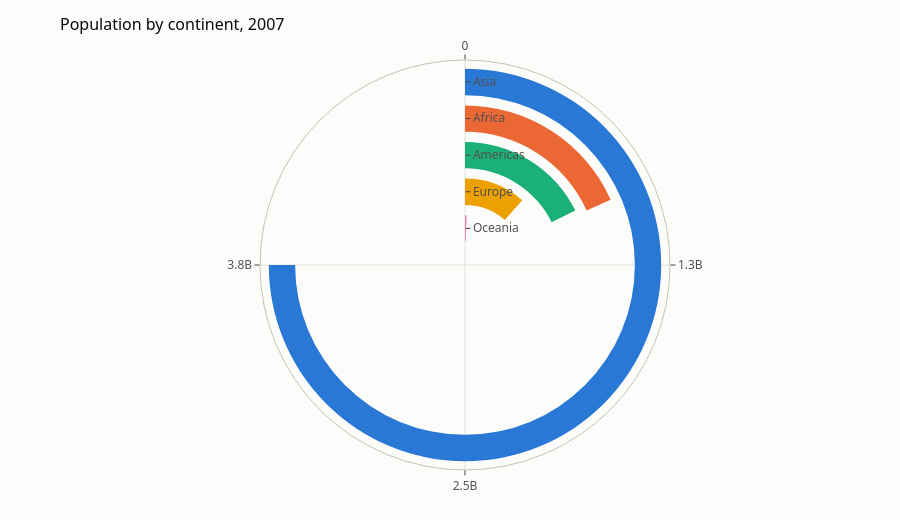

Notebook code cell kept with this figure:
### Code cell
pc.examples.demo('radial_bar', backend='plotly')

### Figure 1 — Plotly figure (JSON) as saved in the notebook; plotly's stock layout.template omitted (floating-point values rounded to 4 significant figures)
{"data": [{"base": [0.64], "hovertemplate": "<b>Oceania</b>: 24.5M<extra></extra>", "marker": {"color": "#e87ba4", "line": {"width": 0}}, "name": "Oceania", "r": [0.72], "theta": [0.8694], "type": "barpolar", "width": [1.739]}, {"base": [1.64], "hovertemplate": "<b>Europe</b>: 586.1M<extra></extra>", "marker": {"color": "#eda100", "line": {"width": 0}}, "name": "Europe", "r": [0.72], "theta": [20.76], "type": "barpolar", "width": [41.51]}, {"base": [2.64], "hovertemplate": "<b>Americas</b>: 898.9M<extra></extra>", "marker": {"color": "#1baf7a", "line": {"width": 0}}, "name": "Americas", "r": [0.72], "theta": [31.83], "type": "barpolar", "width": [63.67]}, {"base": [3.64], "hovertemplate": "<b>Africa</b>: 929.5M<extra></extra>", "marker": {"color": "#eb6834", "line": {"width": 0}}, "name": "Africa", "r": [0.72], "theta": [32.92], "type": "barpolar", "width": [65.84]}, {"base": [4.64], "hovertemplate": "<b>Asia</b>: 3.8B<extra></extra>", "marker": {"color": "#2a78d6", "line": {"width": 0}}, "name": "Asia", "r": [0.72], "theta": [135], "type": "barpolar", "width": [270]}], "layout": {"height": 520, "polar": {"angularaxis": {"direction": "clockwise", "rotation": 90, "ticktext": ["0", "1.3B", "2.5B", "3.8B"], "tickvals": [0, 90, 180, 270]}, "radialaxis": {"angle": 90, "range": [0, 5.6], "showgrid": false, "showline": false, "tickangle": 90, "ticktext": ["Oceania", "Europe", "Americas", "Africa", "Asia"], "tickvals": [1, 2, 3, 4, 5], "visible": true}}, "showlegend": false, "title": {"text": "Population by continent, 2007"}}}
